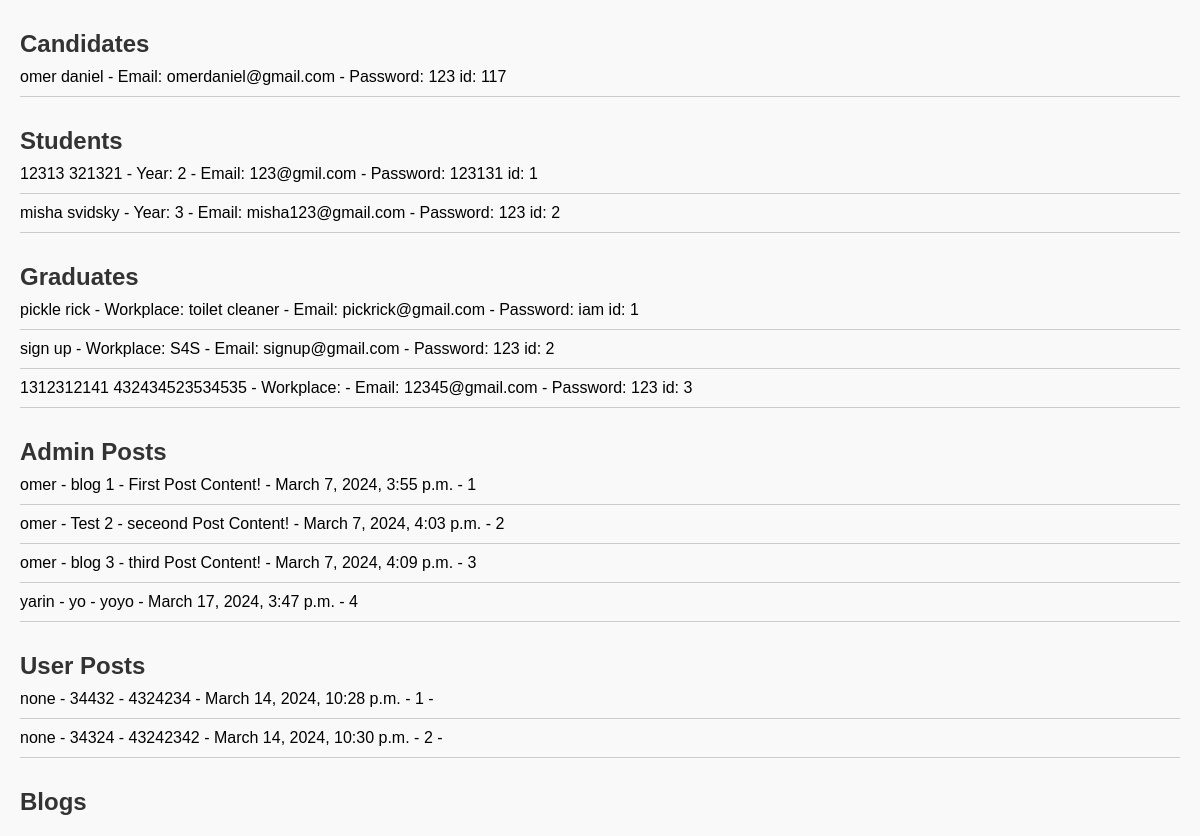
/data/, run on an earlier commit of the app's database.
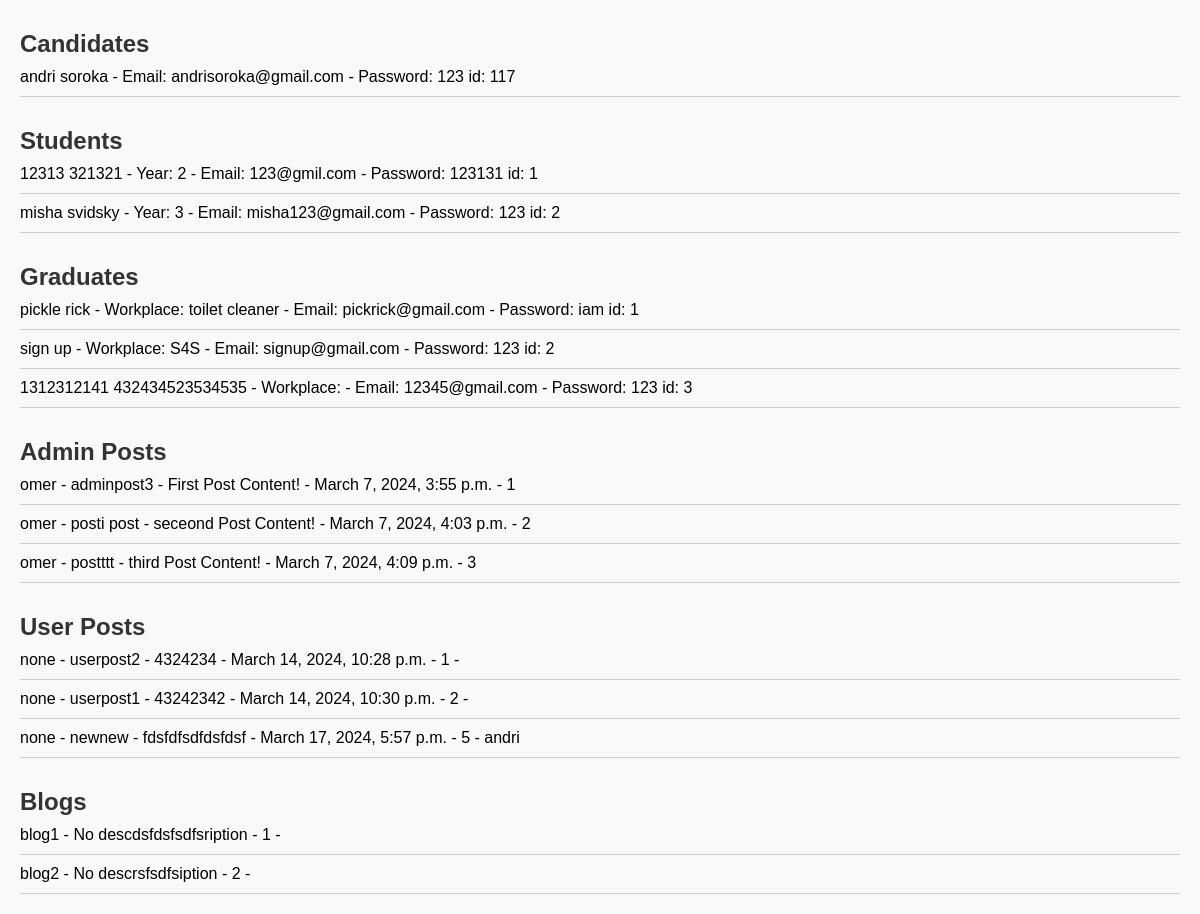
And on a later commit of the database.
### S4S/models.py (models this page shows, shortened)
class Candidate(models.Model):
    first_name = models.CharField(max_length=100)
    last_name = models.CharField(max_length=100)
    email = models.EmailField(max_length=254)
    password = models.CharField(max_length=100)

class Student(models.Model):
    first_name = models.CharField(max_length=100)
    last_name = models.CharField(max_length=100)
    select_year = models.IntegerField()
    email = models.EmailField(max_length=254)
    password = models.CharField(max_length=100)

class Graduate(models.Model):
    first_name = models.CharField(max_length=100)
    last_name = models.CharField(max_length=100)
    work_place = models.CharField(max_length=20)
    email = models.EmailField(max_length=254)
    password = models.CharField(max_length=100)

class Post(models.Model):
    title = models.CharField(max_length=100)
    content = models.TextField()
    date_posted = models.DateTimeField(default=timezone.now)
    author = models.ForeignKey(User, on_delete=models.CASCADE)
    blog = models.ForeignKey('Blog', on_delete=models.CASCADE, null=True)

class Post2(models.Model):
    title = models.CharField(max_length=100)
    user_name = models.CharField(default="none", max_length=100)
    content = models.TextField()
    date_posted = models.DateTimeField(default=timezone.now)
    blog = models.ForeignKey('Blog', on_delete=models.CASCADE, null=True)
    candidate = models.ForeignKey('Candidate', on_delete=models.CASCADE, null=True, blank=True)
    student = models.ForeignKey('Student', on_delete=models.CASCADE, null=True, blank=True)
    graduate = models.ForeignKey('Graduate', on_delete=models.CASCADE, null=True, blank=True)

class Blog(models.Model):
    title = models.CharField(max_length=100)
    description = models.TextField(default='No description')

### S4S/DataVisuals.py (the view)
# urls.py: path('data/', DataVisuals.display_data, name='data'),
def display_data(request):
    candidates = Candidate.objects.all()
    students = Student.objects.all()
    graduates = Graduate.objects.all()
    posts = Post.objects.all()
    posts2 = Post2.objects.all()
    blogs = Blog.objects.all()
    return render(request, 'display_data.html', {'candidates': candidates, 'students': students,
                                                 'graduates': graduates, 'posts': posts, 'posts2': posts2 , 'blogs': blogs } )

### templates/display_data.html (shortened to what this page needs)
<!DOCTYPE html>
<html lang="en">
<head>
</head>
<body>
    <h1>Candidates</h1>
    <ul>
        {% for candidate in candidates %}
        <li>{{ candidate.first_name }} {{ candidate.last_name }} - Email: {{ candidate.email }}
            - Password: {{ candidate.password }} id: {{ candidate.id }}</li>
        {% endfor %}
    </ul>
    <h1>Students</h1>
    <ul>
        {% for student in students %}
        <li>{{ student.first_name }} {{ student.last_name }} - Year: {{ student.select_year }} - Email: {{ student.email }}
            - Password: {{ student.password }} id: {{ student.id }}</li>
        {% endfor %}
    </ul>
    <h1>Graduates</h1>
    <ul>
        {% for graduate in graduates %}
        <li>{{ graduate.first_name }} {{ graduate.last_name }} - Workplace: {{ graduate.work_place }}
            - Email: {{ graduate.email }} - Password: {{ graduate.password }} id: {{ graduate.id }}</li>
        {% endfor %}
    </ul>
    <h1>Admin Posts</h1>
    <ul>
        {% for post in posts %}
        <li>{{ post.author }} - {{ post.title }} - {{ post.content }} - {{ post.date_posted }} - {{ post.id }}</li>
        {% endfor %}
    </ul>
    <h1>User Posts</h1>
    <ul>
        {% for post2 in posts2 %}
        <li>{{ post2.user_name }} - {{ post2.title }} - {{ post2.content }}
            - {{ post2.date_posted }} - {{ post2.id }} - {{ post2.candidate.first_name }}</li>
        {% endfor %}
    </ul>
 <h1>Blogs</h1>
    <ul>
        {% for blog in blogs %}
        <li>{{ blog.title }} - {{ blog.description }} - {{ blog.id }} - </li>
        {% endfor %}
    </ul>
</body>
</html>

### templates/display_data.html (style rules this page uses)
body { font-family: Arial, sans-serif; margin: 20px; padding: 0; background-color: #f9f9f9; }
h1 { color: #333; font-size: 24px; margin-top: 30px; margin-bottom: 10px; }
ul { list-style: none; padding: 0; margin: 0; }
li { margin-bottom: 10px; border-bottom: 1px solid #ccc; padding-bottom: 10px; }

What changed in the data, as far as the page shows it:
removed Post: author "yarin", title "yo", content "yoyo", date_posted "March 17, 2024, 3:47 p.m.", id "4"
changed Candidate id 117: first_name "omer" → "andri"; last_name "daniel" → "soroka"; email "omerdaniel@gmail.com" → "andrisoroka@gmail.com"
changed Post "First Post Content!": title "blog 1" → "adminpost3"
changed Post "seceond Post Content!": title "Test 2" → "posti post"
changed Post "third Post Content!": title "blog 3" → "postttt"
changed Post2 id 1: title "34432" → "userpost2"
changed Post2 id 2: title "34324" → "userpost1"
added Post2: user_name "none", title "newnew", content "fdsfdfsdfdsfdsf", date_posted "March 17, 2024, 5:57 p.m.", id "5", candidate.first_name "andri"
added Blog: title "blog1", description "No descdsfdsfsdfsription", id "1"
added Blog: title "blog2", description "No descrsfsdfsiption", id "2"
